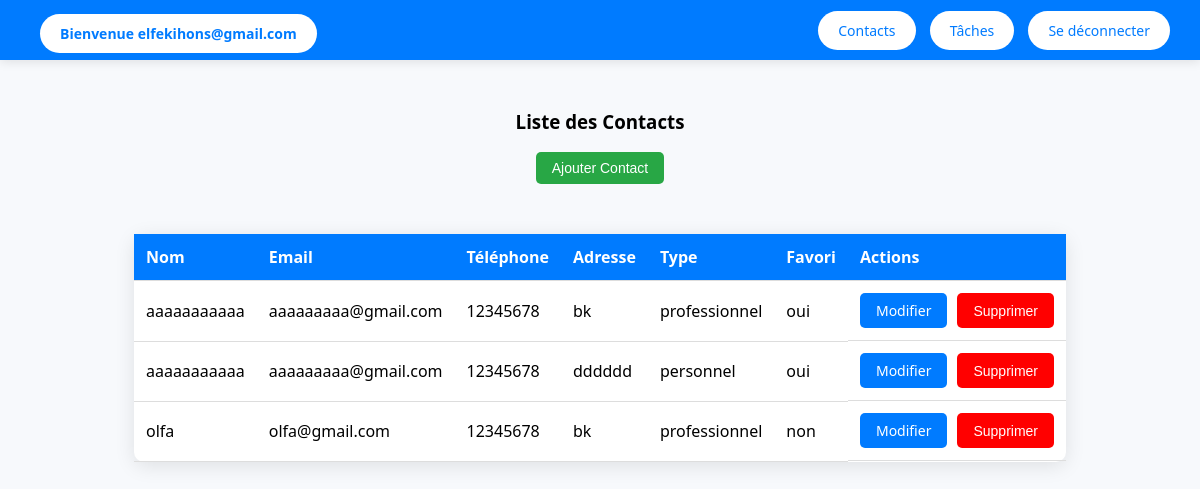
The app's page /contacts (signed in), older data.
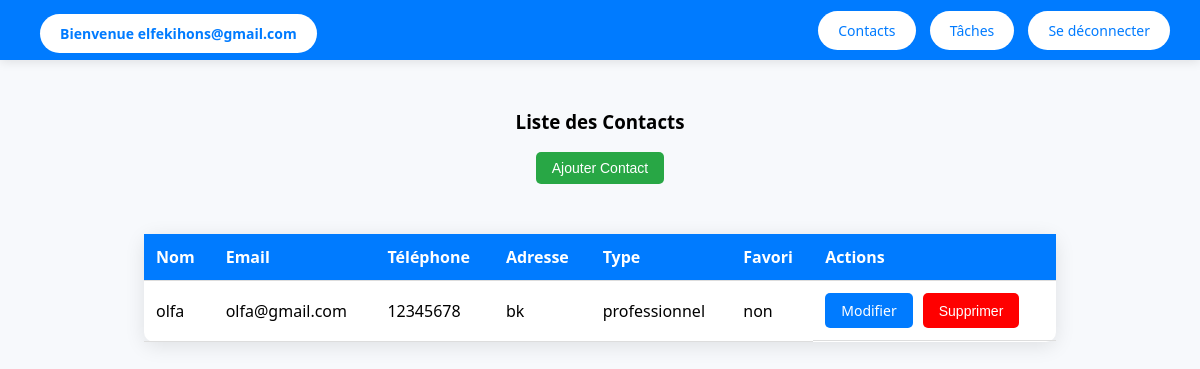
The same page, newer data.
### tables this page shows
CREATE TABLE contacts (
    idContact INTEGER PRIMARY KEY AUTOINCREMENT,
    nom TEXT NOT NULL,
    telephone TEXT NOT NULL,
    email TEXT,
    adresse TEXT,
    type TEXT CHECK(type IN ('professionnel', 'personnel')),
    favori BOOLEAN DEFAULT 0,
    idUtilisateur INTEGER,
    FOREIGN KEY (idUtilisateur) REFERENCES utilisateurs(idUtilisateur)
);

### app.py (the view)
@app.route("/contacts")
def contacts():
    if "utilisateur_id" not in session:
        return redirect("/login")
    utilisateur_id = session["utilisateur_id"]
    conn = get_db_connection()
    contacts = conn.execute(
        "SELECT * FROM contacts WHERE idUtilisateur = ?",
        (utilisateur_id,)
    ).fetchall()
    nb_personnels = conn.execute(
        "SELECT COUNT(*) FROM contacts WHERE idUtilisateur = ? AND type = 'personnel'",
        (utilisateur_id,)
    ).fetchone()[0]
    nb_professionnels = conn.execute(
        "SELECT COUNT(*) FROM contacts WHERE idUtilisateur = ? AND type = 'professionnel'",
        (utilisateur_id,)
    ).fetchone()[0]
    conn.close()
    return render_template(
        "contacts.html",
        email=session["email"],
        contacts=contacts,
        nb_contacts_personnels=nb_personnels,
        nb_contacts_professionnels=nb_professionnels,
        nb_contacts_total=nb_personnels + nb_professionnels
    )

### app.py (called while the page is built)
def get_db_connection():
    conn = sqlite3.connect("carnet_contactsN.db")
    conn.row_factory = sqlite3.Row
    return conn

### templates/contacts.html (shortened to what this page needs)
<!DOCTYPE html>
<html lang="fr">
<head>
</head>
<body>
    <div class="navbar">
        <h2><a href="/dashboard">Bienvenue {{ email }}</a></h2>
        <div>
            <a href="/contacts">Contacts</a>
            <a href="/taches">Tâches</a>
            <a href="/logout">Se déconnecter</a>
        </div>
    </div>
    <div class="main-content">
        <h3>Liste des Contacts</h3>
        <button class="btn add-contact-btn" id="addContactBtn">Ajouter Contact</button>
        <table>
            <thead>
                <tr>
                    <th>Nom</th>
                    <th>Email</th>
                    <th>Téléphone</th>
                    <th>Adresse</th>
                    <th>Type</th>
                    <th>Favori</th>
                    <th>Actions</th>
                </tr>
            </thead>
            <tbody>
                {% for contact in contacts %}
                    <tr>
                        <td>{{ contact.nom }}</td>
                        <td>{{ contact.email }}</td>
                        <td>{{ contact.telephone }}</td>
                        <td>{{ contact.adresse }}</td>
                        <td>{{ contact.type }}</td>
                        <td>{{ contact.favori }}</td>
                        <td class="action-buttons">
                            <a href="/modifier/{{ contact.id }}" class="btn">Modifier</a>
                            <button class="btn btn-danger" onclick="confirmerSuppression({{ contact.idContact }}, '{{ contact.nom }}')">Supprimer</button>
                        </td>
                    </tr>
                {% endfor %}
            </tbody>
        </table>
    </div>
</body>
</html>

### templates/contacts.html (style rules this page uses)
body { margin: 0; font-family: 'Segoe UI', Tahoma, Geneva, Verdana, sans-serif; background-color: #f7f9fc; display: flex; height: 100vh; flex-direction: column; }
a { text-decoration: none; }
.navbar { background-color: #007bff; color: white; padding: 15px 30px; display: flex; justify-content: space-between; align-items: center; box-shadow: 0 2px 10px rgba(0, 0, 0, 0.1); }
.navbar h2 { margin: 0; font-size: 22px; }
.navbar a { background-color: #ffffff; color: #007bff; padding: 10px 20px; border-radius: 25px; transition: background-color 0.3s ease; font-size: 14px; margin-left: 10px; }
.main-content { padding: 30px; flex-grow: 1; display: flex; flex-direction: column; align-items: center; }
table { width: 80%; border-collapse: collapse; margin-top: 30px; background-color: white; border-radius: 10px; box-shadow: 0 4px 20px rgba(0, 0, 0, 0.1); }
th, td { padding: 12px; text-align: left; border-bottom: 1px solid #ddd; }
th { background-color: #007bff; color: white; }
.action-buttons { display: flex; gap: 10px; }
.btn { background-color: #007bff; color: white; padding: 8px 16px; border-radius: 5px; text-align: center; cursor: pointer; font-size: 14px; border: none; transition: background-color 0.3s ease; }
.btn.btn-danger { background-color: red; }
.add-contact-btn { background-color: #28a745; margin-bottom: 20px; }

Row changes from the older to the newer data that the page shows:
removed contacts: nom "aaaaaaaaaaa", email "aaaaaaaaa@gmail.com", telephone "12345678", adresse "bk", type "professionnel", favori "oui"
removed contacts: nom "aaaaaaaaaaa", email "aaaaaaaaa@gmail.com", telephone "12345678", adresse "dddddd", type "personnel", favori "oui"
